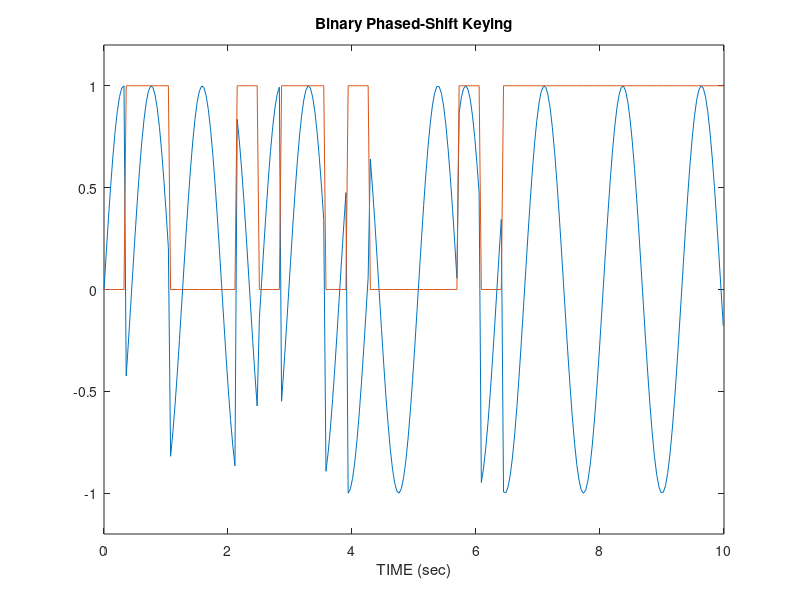

The MATLAB source for this figure:
%This script aims to simulate a transmitter and receiver magnetic dipole.
%The transmitter will pulse data, initially in OOK (on-off keying; morse
%code) and will progress to frequency-shift keying. The receiver will
%attempt to receive this data and decode it.

%Define initial equations

%{
button = uicontrol('String', 'button', 'Style', 'pushbutton', 'Callback', @Callback);
s=0

function Callback(ObjectH, EventData)
	s=1;
end

H = (I * a) / (2 * abs(z)^3);

a = 1; %area is arbitrary, constant, and equal for both loops

%I(t) = 
%}
%{
h = loopCircular
h.TiltAxis ='X'; 
h.Tilt = 90;
show(h)
[e, h] = EHfields(h,4e4, [0;0;1])
%}

%The following is an attempt to modulate and demodulate binary phase-shift
%keying
string = 'test';
unicodeValues = double(string);
b = de2bi(unicodeValues);

b = reshape(b,1, []);

B = (b + .5)*10;
c = ones(1, length(B)*10);
C = c


for d = 0:(length(B)-1)
    for e = 1:10
        C(e+(d*10)) = B((d+1));
    end
end

tt = 0:.0358:10
F = C(:)
xx = sin(2*pi*C.*tt);
yy = sin(2*pi*F*tt);
%{
%To plot two B-FSK Signals
tiledlayout(2, 1)
nexttile
plot(tt, xx)
title('Binary FSK signal')
xlabel('TIME (sec)')
nexttile
plot(tt, yy)
title('Binary FSK signal - Blocky')
xlabel('TIME (sec)')
%}
%Binary Phased-Shift Keying

for d = 0:(length(b)-1)
    for e = 1:10
        c(e+(d*10)) = b((d+1));
    end
end
zz = sin(2*pi*.789*tt+180*c)
plot(tt, zz)
hold on
plot(tt, c)
title('Binary Phased-Shift Keying')
xlabel('TIME (sec)')
xlim([0 10])
ylim([-1.2 1.2])



